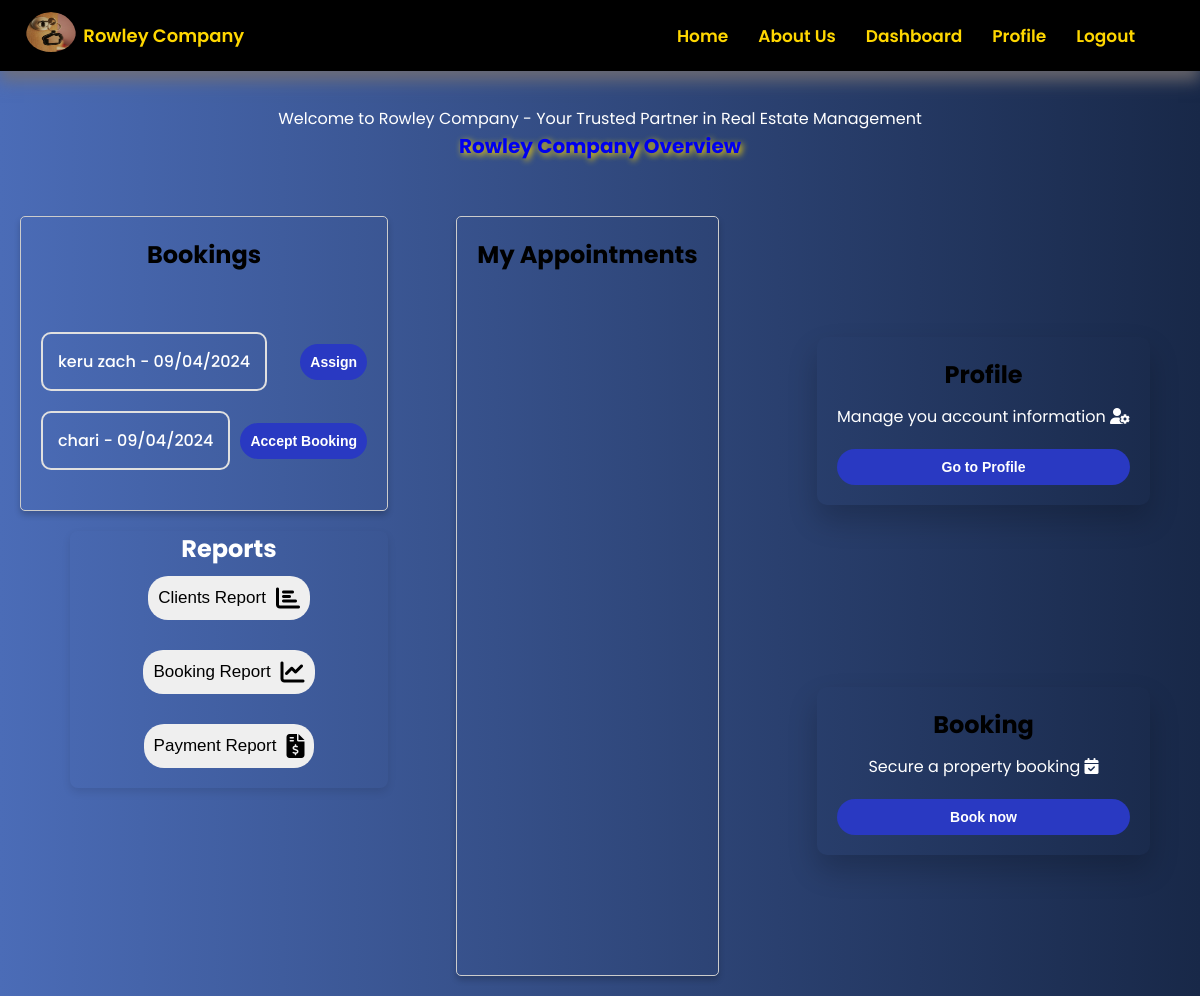
Before: /agent/dashboard (signed in) with the older database file.
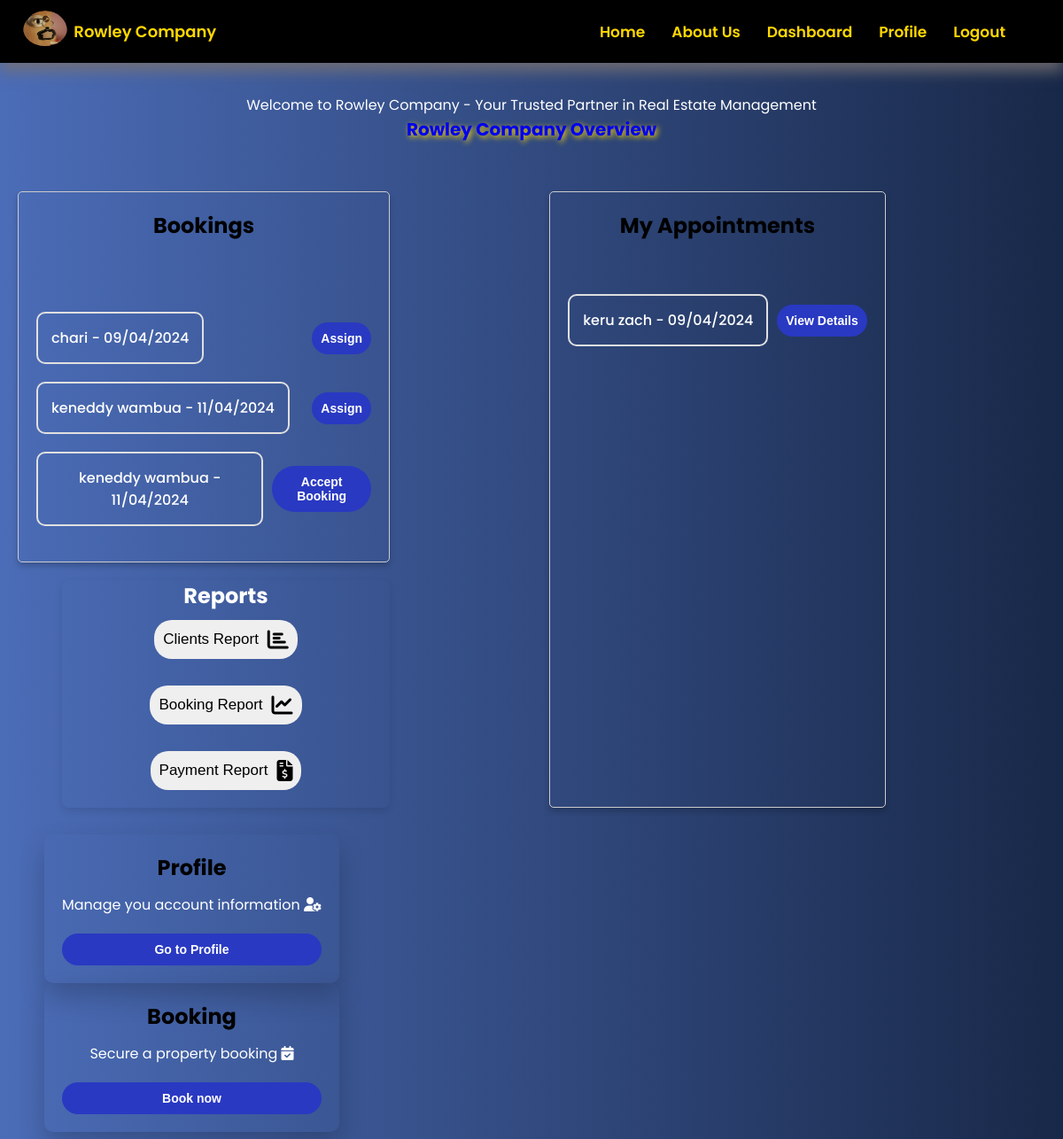
After: the same page with the newer database file.
### project/models.py (models this page shows, shortened)
class Booking(db.Model):
    id = db.Column(db.Integer, primary_key=True)
    username = db.Column(db.String(50), nullable=False)
    email = db.Column(db.String(120), nullable=False)
    telephone = db.Column(db.String(10), nullable=False)
    property_type = db.Column(db.String(50), nullable=False)
    booking_hours = db.Column(db.String(50), nullable=False)
    date = db.Column(db.Date, nullable=False)
    status = db.Column(db.String(20), nullable=False, default='Pending')
    user_id = db.Column(db.Integer, db.ForeignKey('user.id'), nullable=False)
    agent_id = db.Column(db.Integer, nullable=False, default='00')

### project/main.py (the view)
@main.route('/agent/dashboard')
@login_required
def agentDashboard():
    bookings = Booking.query.all()
    return render_template('agentDashboard.html', active_page='agentDashboard', bookings=bookings)

### project/templates/agentDashboard.html (shortened to what this page needs)
{% extends 'base.html' %}
{% block head %}
  {{super()}}
  <link rel="stylesheet" href="/static/css/agentDashboard.css">
{% endblock %}
{% block content %}
<section class="dashboard-section">
  <div id="upper-part">
    <div class="welcome-note">
        <p>Welcome to Rowley Company - Your Trusted Partner in Real Estate Management</p>
        <a  href="{{url_for('main.landingpage')}}"> Rowley Company Overview </a>
    </div>
  </div>
  <div class="middle-part">
    <div class="data">
      <div class="booking">
        <h2> Bookings </h2>
        {% for booking in bookings %}
          <div class="booking-details">
            {% if booking.status == 'Pending' %}
              <p> {{ booking.username }} - {{ booking.date.strftime('%d/%m/%Y') }} </p>
              <div class="booking-action">
                <form action="{{ url_for('agent.accept_booking', booking_id=booking.id) }}" method="post">
                  <button type="submit"> Accept Booking</button>
                </form>
              </div>
            {% endif %}
            {% if booking.status == 'Accepted' %}
              <p> {{ booking.username }} - {{ booking.date.strftime('%d/%m/%Y') }} </p>
              <div class="booking-action">
                <form action="{{ url_for('agent.assign_agent', booking_id=booking.id, agent_id=current_user.id) }}" method="post">
                  <button type="submit"> Assign </button>
                </form>
              </div>
            {% endif %}
          </div>
        {% endfor %}
      </div>
      <div class="reports-part">
        <h1> Reports </h1>
        <div class="report-div">
          <button class="report-data" onclick="generateReport('{{ url_for('reports.clients_report') }}', 'clients')">
             Clients Report <i class="fas fa-chart-bar"></i>
          </button>
        </div>
        <div class="report-div">
          <button class="report-data" onclick="generateReport('{{ url_for('reports.booking_report') }}', 'bookings')">
            Booking Report <i class="fas fa-chart-line"></i>
          </button>
        </div>
        <div class="report-div">
          <button class="report-data" onclick="generateReport('{{ url_for('reports.payment_report') }}', 'payments')">
            Payment Report <i class="fas fa-file-invoice-dollar"></i>
          </button>
        </div>
      </div>
    </div>
    <div class="booking">
      <h2> My Appointments </h2>
      {% for booking in bookings %}
        <div class="booking-details">
            {% if booking.status == 'Assigned' and booking.agent_id == current_user.id %}
              <p> {{ booking.username }} - {{ booking.date.strftime('%d/%m/%Y') }} </p>
              <div class="booking-action">
                <button type="button" onclick="viewBookingDetails('{{ booking.username }}', '{{ booking.email }}',
                  '{{ booking.telephone }}', '{{ booking.property_type }}', '{{ booking.booking_hours }}',
                  '{{ booking.date.strftime('%Y-%m-%d') }}')"> View Details </button>
              </div>
            {% endif %}
        </div>
      {% endfor %}
    </div>
    <div class="form-part">
        <div class="form-card">
            <h2><strong> Profile </strong></h2>
            <p> Manage you account information <i class="fas fa-user-cog"></i> </p>
            <form action="{{ url_for('main.profile') }}">
                <button type="submit"> Go to Profile </button>
            </form>
        </div>
        <div class="form-card">
            <h2><strong> Booking </strong></h2>
            <p> Secure a property booking <i class="fas fa-calendar-check"></i></p>
            <form action="{{ url_for('main.booking') }}">
                <button type="submit"> Book now </button>
            </form>
        </div>
    </div>
  </div>
{% endblock %}

Changed rows visible on the page:
changed Booking "chari": status "Accept Booking" → "Assign"
added Booking: username "keneddy wambua", date "11/04/2024", shown under "Bookings"
added Booking: username "keneddy wambua", date "11/04/2024", shown under "Bookings"
changed Booking "keru zach": moves from the list under "Bookings" to the list under "My Appointments"
